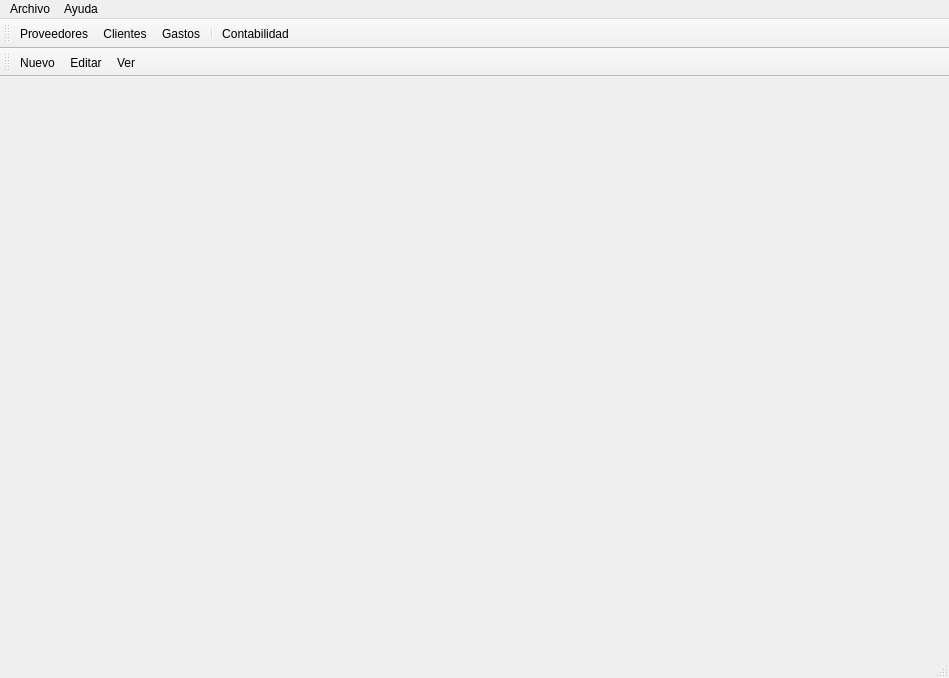
<?xml version="1.0" encoding="UTF-8"?>
<ui version="4.0">
 <class>MainWindow</class>
 <widget class="QMainWindow" name="MainWindow">
  <property name="geometry">
   <rect>
    <x>0</x>
    <y>0</y>
    <width>949</width>
    <height>678</height>
   </rect>
  </property>
  <property name="sizePolicy">
   <sizepolicy hsizetype="Expanding" vsizetype="Expanding">
    <horstretch>0</horstretch>
    <verstretch>0</verstretch>
   </sizepolicy>
  </property>
  <property name="windowTitle">
   <string>MainWindow</string>
  </property>
  <widget class="QWidget" name="centralwidget">
   <property name="sizePolicy">
    <sizepolicy hsizetype="Preferred" vsizetype="Preferred">
     <horstretch>0</horstretch>
     <verstretch>0</verstretch>
    </sizepolicy>
   </property>
   <layout class="QVBoxLayout" name="verticalLayout_2">
    <property name="leftMargin">
     <number>15</number>
    </property>
    <property name="topMargin">
     <number>15</number>
    </property>
    <property name="rightMargin">
     <number>15</number>
    </property>
    <property name="bottomMargin">
     <number>15</number>
    </property>
   </layout>
  </widget>
  <widget class="QMenuBar" name="menubar">
   <property name="geometry">
    <rect>
     <x>0</x>
     <y>0</y>
     <width>949</width>
     <height>23</height>
    </rect>
   </property>
   <widget class="QMenu" name="menuArchivo">
    <property name="title">
     <string>Archivo</string>
    </property>
    <addaction name="aClose"/>
   </widget>
   <widget class="QMenu" name="menuAyuda">
    <property name="title">
     <string>Ayuda</string>
    </property>
   </widget>
   <addaction name="menuArchivo"/>
   <addaction name="menuAyuda"/>
  </widget>
  <widget class="QStatusBar" name="statusbar"/>
  <widget class="QToolBar" name="toolPrimary">
   <property name="windowTitle">
    <string>toolBar_2</string>
   </property>
   <attribute name="toolBarArea">
    <enum>TopToolBarArea</enum>
   </attribute>
   <attribute name="toolBarBreak">
    <bool>false</bool>
   </attribute>
   <addaction name="aProveedores"/>
   <addaction name="aClientes"/>
   <addaction name="aGastos"/>
   <addaction name="separator"/>
   <addaction name="aContabilidad"/>
  </widget>
  <widget class="QToolBar" name="toolSecondary">
   <property name="windowTitle">
    <string>toolBar_3</string>
   </property>
   <attribute name="toolBarArea">
    <enum>TopToolBarArea</enum>
   </attribute>
   <attribute name="toolBarBreak">
    <bool>true</bool>
   </attribute>
   <addaction name="aNuevo"/>
   <addaction name="aEditar"/>
   <addaction name="aVer"/>
  </widget>
  <action name="aNuevo">
   <property name="text">
    <string>Nuevo</string>
   </property>
   <property name="shortcut">
    <string>Ctrl+N</string>
   </property>
  </action>
  <action name="aProveedores">
   <property name="text">
    <string>Proveedores</string>
   </property>
   <property name="shortcut">
    <string>Alt+Home</string>
   </property>
  </action>
  <action name="aEditar">
   <property name="text">
    <string>Editar</string>
   </property>
   <property name="shortcut">
    <string>E</string>
   </property>
  </action>
  <action name="aClientes">
   <property name="text">
    <string>Clientes</string>
   </property>
   <property name="toolTip">
    <string>Clientes</string>
   </property>
  </action>
  <action name="aClose">
   <property name="text">
    <string>Cerrar</string>
   </property>
   <property name="shortcut">
    <string>Ctrl+Q</string>
   </property>
  </action>
  <action name="aGastos">
   <property name="text">
    <string>Gastos</string>
   </property>
   <property name="toolTip">
    <string>Gastos</string>
   </property>
  </action>
  <action name="aVer">
   <property name="text">
    <string>Ver</string>
   </property>
   <property name="toolTip">
    <string>Ver</string>
   </property>
  </action>
  <action name="aContabilidad">
   <property name="text">
    <string>Contabilidad</string>
   </property>
   <property name="toolTip">
    <string>Contabilidad</string>
   </property>
  </action>
 </widget>
 <resources/>
 <connections/>
</ui>
